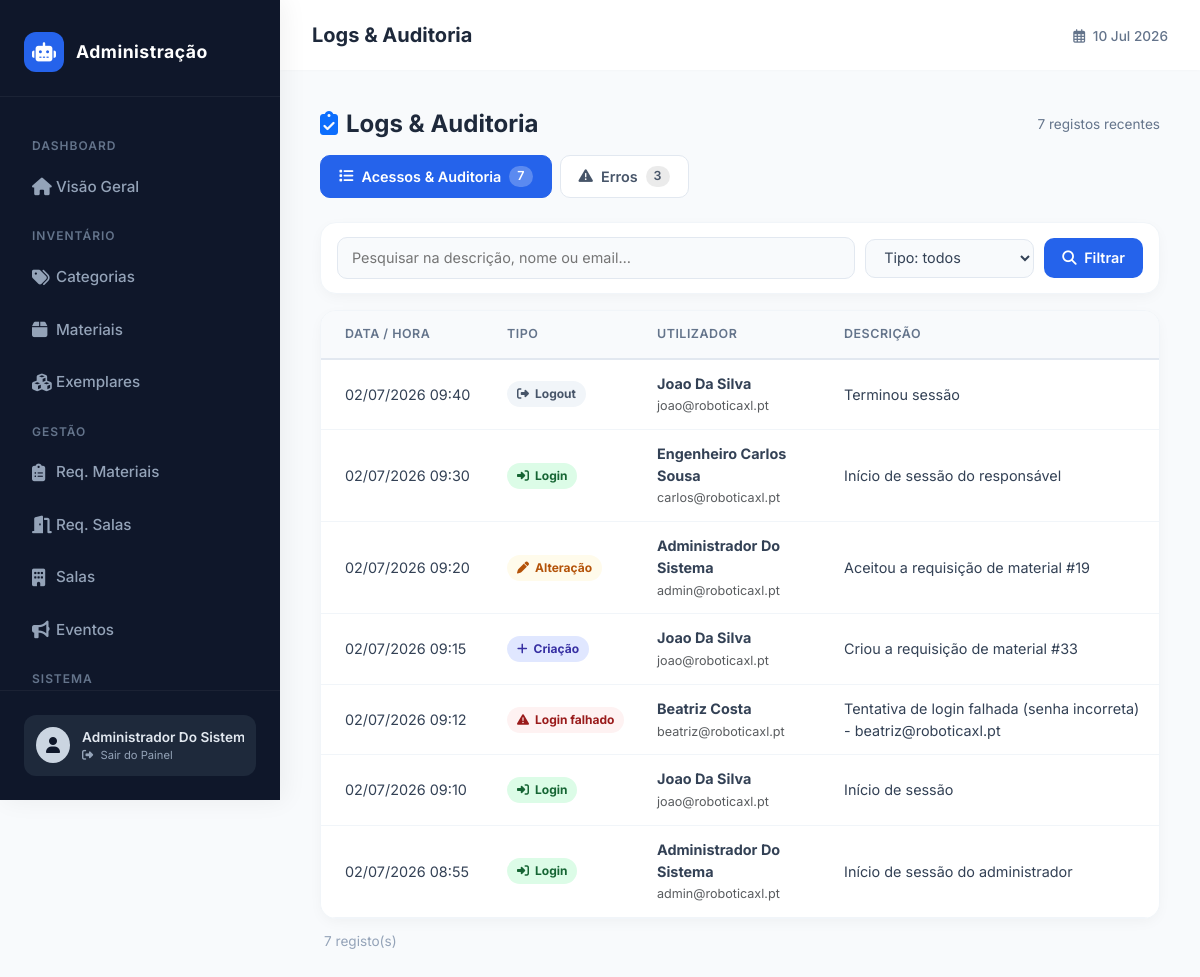
Screenshot of /public/admin/logs (signed in) with the database file from the repository.
### tables this page shows
CREATE TABLE IF NOT EXISTS `utilizador` (
  `id` INT NOT NULL AUTO_INCREMENT,
  `tipo` ENUM('ALUNO', 'PROFESSOR', 'ADMIN', 'RESPONSAVEL') NOT NULL,
  `nome` VARCHAR(100) NOT NULL,
  `email` VARCHAR(255) NOT NULL,
  `password_hash` VARCHAR(255) NOT NULL,
  `data_nascimento` DATE NOT NULL,
  `telefone` VARCHAR(20) NOT NULL,
  `linkedin` VARCHAR(255) NULL DEFAULT NULL,
  `turma` VARCHAR(10) NULL DEFAULT NULL,
  `foto` MEDIUMBLOB NULL DEFAULT NULL,
  `email_verificado` TINYINT(1) NOT NULL DEFAULT 0,
  `email_verificacao_token` VARCHAR(128) NULL DEFAULT NULL,
  `reset_token` VARCHAR(128) NULL DEFAULT NULL,
  `reset_expira` DATETIME NULL DEFAULT NULL,
  PRIMARY KEY (`id`),
  UNIQUE INDEX `email_UNIQUE` (`email` ASC));

CREATE TABLE IF NOT EXISTS `log_acesso` (
  `id` INT NOT NULL AUTO_INCREMENT,
  `id_utilizador` INT NULL DEFAULT NULL,
  `tipo` ENUM('LOGIN','LOGOUT','LOGIN_FALHADO','REGISTO','CRIACAO','ALTERACAO','ELIMINACAO','ACAO') NOT NULL DEFAULT 'ACAO',
  `descricao` VARCHAR(255) NOT NULL,
  `ip` VARCHAR(45) NULL DEFAULT NULL,
  `data_hora` DATETIME NOT NULL DEFAULT CURRENT_TIMESTAMP,
  PRIMARY KEY (`id`),
  INDEX `idx_logacesso_data` (`data_hora`),
  INDEX `idx_logacesso_util` (`id_utilizador`)
);

### app/core/Controller.php (called while the page is built, shortened)
<?php
class Controller
{
    protected function viewAdmin(string $view, array $data = [], string $breadcrumb = '', string $adminSection = '')
    {
        $data['admin_section'] = $adminSection;
        extract($data);
        $admin_breadcrumb = $breadcrumb;
        require __DIR__ . '/../views/layouts/admin.php';
    }
}

### app/controllers/AdminController.php (called while the page is built, shortened)
<?php
require_once __DIR__ . '/../core/Controller.php';
require_once __DIR__ . '/../core/Auth.php';
require_once __DIR__ . '/../models/Log.php';
class AdminController extends Controller
{
    public function logs()
    {
        $logModel = new Log();
        $todos = $logModel->acessos(2000);
        $filtrados = $this->aplicarFiltros($todos, ['descricao', 'utilizador_nome', 'utilizador_email'], ['tipo' => 'tipo']);
        $paginacao = $this->paginar($filtrados, 8);
        $this->viewAdmin('administracao/logs/index', [
            'acessos'    => $paginacao['itens'],
            'paginacao'  => $paginacao,
            'tiposLog'   => $this->opcoesDe($todos, 'tipo'),
            'totalErros' => $logModel->contarErros(),
        ], 'Logs & Auditoria', 'logs');
    }
}

### app/core/Router.php (called while the page is built, shortened)
<?php
class Router
{
    public function run()
    {
        $url = $_GET['url'] ?? 'home/index';
        $url = trim($url, '/');
        $parts = explode('/', $url);
        $method = $parts[1] ?? 'index';
        $params = array_slice($parts, 2);
        $controller = new $controllerName();
        call_user_func_array([$controller, $method], $params);
    }
}

### public/index.php (called while the page is built, shortened)
<?php
require_once __DIR__ . '/../app/core/Router.php';
$router = new Router();
$router->run();

### app/core/Auth.php (called while the page is built, shortened)
<?php
class Auth
{
    public static function user()
    {
        return $_SESSION['user'] ?? null;
    }
}

### app/config/database.php (called while the page is built, shortened)
<?php
class Database
{
    private static ?PDO $instance = null;
    public static function getInstance(): PDO
    {
        if (self::$instance === null) {
            $dsn = 'mysql:host=' . DB_HOST . ';port=' . DB_PORT . ';dbname=' . DB_NAME . ';charset=utf8mb4';
            $opcoes = [PDO::ATTR_ERRMODE => PDO::ERRMODE_EXCEPTION];
            try {
                self::$instance = new PDO($dsn, DB_USER, DB_PASS, $opcoes);
            } catch (PDOException $e) {
                die('Erro de ligação à BD: ' . $e->getMessage());
            }
        }
        return self::$instance;
    }
}

### app/models/Log.php (called while the page is built, shortened)
<?php
require_once __DIR__ . '/../core/Model.php';
class Log extends Model
{
    public function acessos(int $limite = 300): array
    {
        $limite = max(1, min(1000, $limite));
        $sql = "SELECT l.*, u.nome AS utilizador_nome, u.email AS utilizador_email
                FROM log_acesso l
                LEFT JOIN utilizador u ON u.id = l.id_utilizador
                ORDER BY l.data_hora DESC, l.id DESC
                LIMIT $limite";
        return $this->db->query($sql)->fetchAll(PDO::FETCH_ASSOC);
    }
}

### app/core/Model.php (called while the page is built, shortened)
<?php
require_once __DIR__ . '/../config/database.php';
class Model
{
    public function __construct()
    {
        $this->db = Database::getInstance();
    }
}

### app/views/administracao/logs/index.php (the view, shortened to what this page needs)
<?php
$acessos = $acessos ?? [];
$totalErros = $totalErros ?? 0;
function estiloLog($tipo) {
    switch ($tipo) {
        case 'LOGIN':         return ['#dcfce7', '#166534', 'fa-right-to-bracket', 'Login'];
        case 'LOGOUT':        return ['#f1f5f9', '#475569', 'fa-right-from-bracket', 'Logout'];
        case 'LOGIN_FALHADO': return ['#fef2f2', '#991b1b', 'fa-triangle-exclamation', 'Login falhado'];
        case 'CRIACAO':       return ['#e0e7ff', '#3730a3', 'fa-plus', 'Criação'];
        case 'ALTERACAO':     return ['#fffbeb', '#b45309', 'fa-pen', 'Alteração'];
    }
}
?>
<div class="d-flex justify-content-between align-items-center flex-wrap gap-3 mb-3">
    <h4 class="mb-0 fw-bold" style="color: #1e293b;"><i class="fas fa-clipboard-check text-primary me-2"></i>Logs &amp; Auditoria</h4>
    <span style="color:#64748b;font-size:0.85rem;"><?php echo count($acessos); ?> registos recentes</span>
</div>
<div class="log-tabs">
    <a class="log-tab active" href="<?php echo BASE_URL; ?>admin/logs"><i class="fas fa-list"></i> Acessos &amp; Auditoria <span class="cnt"><?php echo count($acessos); ?></span></a>
    <a class="log-tab" href="<?php echo BASE_URL; ?>admin/logsErros"><i class="fas fa-triangle-exclamation"></i> Erros <span class="cnt"><?php echo (int)$totalErros; ?></span></a>
</div>
<?php
include __DIR__ . '/../_filtros.php';
?>
<div class="clean-card">
    <div class="table-responsive">
        <table class="table table-borderless table-clean mb-0">
            <thead>
                <tr>
                    <th style="width: 170px;" class="ps-4">Data / Hora</th>
                    <th style="width: 150px;">Tipo</th>
                    <th>Utilizador</th>
                    <th>Descrição</th>
                </tr>
            </thead>
            <tbody>
                <?php if (empty($acessos)): ?>
                    <tr><td colspan="4"><div class="text-center py-5" style="color:#94a3b8;"><i class="fas fa-inbox mb-3" style="font-size:3rem;opacity:0.5;"></i><h5>Sem registos de acesso.</h5></div></td></tr>
                <?php else: foreach ($acessos as $l):
                    [$bg, $cor, $icon, $lbl] = estiloLog($l['tipo'] ?? '');
                ?>
                    <tr>
                        <td class="ps-4"><?php echo date('d/m/Y H:i', strtotime($l['data_hora'] ?? 'now')); ?></td>
                        <td><span class="log-badge" style="background: <?php echo $bg; ?>; color: <?php echo $cor; ?>;"><i class="fas <?php echo $icon; ?>"></i> <?php echo $lbl; ?></span></td>
                        <td>
                            <?php if (!empty($l['utilizador_nome'])): ?>
                                <strong><?php echo htmlspecialchars($l['utilizador_nome']); ?></strong><br>
                                <small class="text-muted"><?php echo htmlspecialchars($l['utilizador_email'] ?? ''); ?></small>
                            <?php else: ?>
                                <span class="text-muted">—</span>
                            <?php endif; ?>
                        </td>
                        <td><?php echo htmlspecialchars($l['descricao'] ?? ''); ?></td>
                    </tr>
                <?php endforeach; endif; ?>
            </tbody>
        </table>
    </div>
</div>
<?php
include __DIR__ . '/../_paginacao.php';
?>

### app/views/layouts/admin.php (shortened to what this page needs)
<?php
require_once __DIR__ . '/../../core/Auth.php';
$currentUser = Auth::user();
$admin_breadcrumb = $admin_breadcrumb ?? 'Visão Geral';
$sec = $admin_section ?? '';
?>
<!DOCTYPE html>
<html lang="pt">
<head>
    <link href="https://cdn.jsdelivr.net/npm/bootstrap@5.3.0/dist/css/bootstrap.min.css" rel="stylesheet">
    <link rel="stylesheet" href="https://cdnjs.cloudflare.com/ajax/libs/font-awesome/6.4.0/css/all.min.css">
</head>
<body>
<div class="wrapper">
    <nav id="sidebar">
        <div class="sidebar-header">
            <div class="sidebar-logo-icon"><i class="fas fa-robot"></i></div>
            <div class="sidebar-brand-text">Administração</div>
        </div>
        <div class="sidebar-menu">
            <div class="menu-category">Dashboard</div>
            <ul>
                <li class="<?php echo $sec === 'inicio' ? 'active' : ''; ?>"><a href="<?php echo BASE_URL; ?>admin/index"><i class="fas fa-home"></i> Visão Geral</a></li>
            </ul>
            <div class="menu-category">Inventário</div>
            <ul>
                <li class="<?php echo $sec === 'categorias' ? 'active' : ''; ?>"><a href="<?php echo BASE_URL; ?>admin/categorias"><i class="fas fa-tags"></i> Categorias</a></li>
                <li class="<?php echo $sec === 'materiais' ? 'active' : ''; ?>"><a href="<?php echo BASE_URL; ?>admin/materiais"><i class="fas fa-box"></i> Materiais</a></li>
                <li class="<?php echo $sec === 'exemplares' ? 'active' : ''; ?>"><a href="<?php echo BASE_URL; ?>admin/exemplares"><i class="fas fa-cubes"></i> Exemplares</a></li>
            </ul>
            <div class="menu-category">Gestão</div>
            <ul>
                <li class="<?php echo $sec === 'req_materiais' ? 'active' : ''; ?>"><a href="<?php echo BASE_URL; ?>admin/requisicoesMateriais"><i class="fas fa-clipboard-list"></i> Req. Materiais</a></li>
                <li class="<?php echo $sec === 'req_salas' ? 'active' : ''; ?>"><a href="<?php echo BASE_URL; ?>admin/requisicoesSalas"><i class="fas fa-door-open"></i> Req. Salas</a></li>
                <li class="<?php echo $sec === 'salas' ? 'active' : ''; ?>"><a href="<?php echo BASE_URL; ?>admin/salas"><i class="fas fa-building"></i> Salas</a></li>
                <li class="<?php echo $sec === 'eventos' ? 'active' : ''; ?>"><a href="<?php echo BASE_URL; ?>admin/eventos"><i class="fas fa-bullhorn"></i> Eventos</a></li>
            </ul>
            <div class="menu-category">Sistema</div>
        </div>
        <div class="sidebar-footer">
            <a href="<?php echo BASE_URL; ?>dashboard/index" class="user-info-card" title="Voltar ao site">
                <div class="user-avatar"><i class="fas fa-user"></i></div>
                <div style="overflow: hidden;">
                    <div style="font-size: 0.85rem; font-weight: 600; white-space: nowrap; text-overflow: ellipsis;"><?= htmlspecialchars($currentUser['nome'] ?? 'Administrador') ?></div>
                    <div style="font-size: 0.7rem; color: #94a3b8;"><i class="fas fa-sign-out-alt me-1"></i> Sair do Painel</div>
                </div>
            </a>
        </div>
    </nav>
    <div id="content">
        <div class="top-navbar">
            <div class="d-flex align-items-center">
                <h5 class="mb-0 fw-bold" style="color: #1e293b;"><?= htmlspecialchars($admin_breadcrumb) ?></h5>
            </div>
            <div>
                <span style="font-size: 0.85rem; color: #64748b; font-weight: 500;"><i class="far fa-calendar-alt me-1"></i> <?= date('d M Y') ?></span>
            </div>
        </div>
        <div class="main-container">
            <?php require $content_view; ?>
        </div>
    </div>
</div>
</body>
</html>

### app/views/layouts/admin.php (style rules this page uses)
:root { --sidebar-bg: #0f172a; --sidebar-hover: #1e293b; --accent-color: #2563eb; --main-bg: #f8fafc; }
body { background-color: var(--main-bg); font-family: 'Inter', sans-serif; color: #334155; margin: 0; overflow-x: hidden; }
.wrapper { display: flex; width: 100%; min-height: 100vh; }
#sidebar { min-width: 280px; max-width: 280px; background: var(--sidebar-bg); color: #e2e8f0; transition: all 0.3s cubic-bezier(0.4, 0, 0.2, 1); box-shadow: 4px 0 24px rgba(0,0,0,0.06); z-index: 1000; display: flex; flex-direction: column; position: sticky; top: 0; height: 100vh; }
.sidebar-header { padding: 2rem 1.5rem 1.5rem 1.5rem; display: flex; align-items: center; gap: 12px; border-bottom: 1px solid rgba(255,255,255,0.05); }
.sidebar-logo-icon { width: 40px; height: 40px; background: var(--accent-color); border-radius: 12px; display: flex; align-items: center; justify-content: center; font-size: 1.2rem; color: white; }
.sidebar-brand-text { font-weight: 700; font-size: 1.1rem; letter-spacing: 0.5px; color: #fff; }
.sidebar-menu { padding: 1.5rem 1rem; flex-grow: 1; overflow-y: auto; }
.menu-category { font-size: 0.75rem; text-transform: uppercase; letter-spacing: 1px; color: #64748b; margin: 1rem 0 0.5rem 1rem; font-weight: 600; }
#sidebar ul { list-style: none; padding: 0; margin: 0; }
#sidebar ul li a { padding: 0.8rem 1rem; margin-bottom: 0.25rem; display: flex; align-items: center; color: #94a3b8; text-decoration: none; border-radius: 12px; transition: all 0.2s ease; font-size: 0.95rem; font-weight: 500; }
#sidebar ul li a i { width: 24px; font-size: 1.1rem; transition: transform 0.2s; }
.sidebar-footer { padding: 1.5rem; border-top: 1px solid rgba(255,255,255,0.05); }
.user-info-card { background: var(--sidebar-hover); padding: 12px; border-radius: 12px; display: flex; align-items: center; gap: 12px; text-decoration: none; color: #e2e8f0; transition: 0.2s; }
.user-avatar { width: 36px; height: 36px; border-radius: 50%; background: #cbd5e1; color: var(--sidebar-bg); display: flex; align-items: center; justify-content: center; font-weight: bold; }
#content { width: 100%; display: flex; flex-direction: column; overflow-x: hidden; }
.top-navbar { background: #fff; height: 70px; padding: 0 2rem; display: flex; align-items: center; justify-content: space-between; box-shadow: 0 1px 3px rgba(0,0,0,0.02); z-index: 10; }
.main-container { padding: 2.5rem; flex-grow: 1; max-width: 1400px; margin: 0 auto; width: 100%; }

### app/views/administracao/logs/index.php (style rules this page uses)
.clean-card { background: #fff; border: 1px solid #f1f5f9; border-radius: 16px; box-shadow: 0 4px 15px -3px rgba(0,0,0,0.05); overflow: hidden; }
.log-tabs { display: flex; gap: 8px; margin-bottom: 24px; flex-wrap: wrap; }
.log-tab { padding: 10px 18px; border-radius: 10px; font-weight: 600; font-size: 0.9rem; text-decoration: none; border: 1px solid #e2e8f0; color: #475569; background: #fff; display: inline-flex; align-items: center; gap: 8px; }
.log-tab.active { background: #2563eb; color: #fff; border-color: #2563eb; }
.log-tab .cnt { background: rgba(0,0,0,0.08); padding: 1px 8px; border-radius: 20px; font-size: 0.78rem; }
.log-tab.active .cnt { background: rgba(255,255,255,0.25); }
.table-clean th { background: #f8fafc; font-size: 0.78rem; text-transform: uppercase; letter-spacing: 0.5px; color: #64748b; font-weight: 600; padding: 14px 16px; border-bottom: 2px solid #e2e8f0; }
.table-clean td { padding: 13px 16px; vertical-align: middle; border-bottom: 1px solid #f1f5f9; color: #334155; font-size: 0.9rem; }
.log-badge { padding: 4px 10px; border-radius: 20px; font-size: 0.75rem; font-weight: 700; display: inline-flex; align-items: center; gap: 6px; }

### rows the page displays
utilizador: nome "Administrador Do…"
log_acesso: data_hora "02/07/2026 09:40", lbl "Logout", id_utilizador.nome "Joao Da Silva", id_utilizador.email "joao@roboticaxl.pt", descricao "Terminou sessão"
log_acesso: data_hora "02/07/2026 09:30", lbl "Login", id_utilizador.nome "Engenheiro Carlos Sousa", id_utilizador.email "carlos@roboticaxl.pt", descricao "Início de sessão do responsável"
log_acesso: data_hora "02/07/2026 09:20", lbl "Alteração", id_utilizador.nome "Administrador Do Sistema", id_utilizador.email "admin@roboticaxl.pt", descricao "Aceitou a requisição de material #19"
log_acesso: data_hora "02/07/2026 09:15", lbl "Criação", id_utilizador.nome "Joao Da Silva", id_utilizador.email "joao@roboticaxl.pt", descricao "Criou a requisição de material #33"
log_acesso: data_hora "02/07/2026 09:12", lbl "Login falhado", id_utilizador.nome "Beatriz Costa", id_utilizador.email "beatriz@roboticaxl.pt", descricao "Tentativa de login falhada (senha incorreta) - beatriz@roboticaxl.pt"
log_acesso: data_hora "02/07/2026 09:10", lbl "Login", id_utilizador.nome "Joao Da Silva", id_utilizador.email "joao@roboticaxl.pt", descricao "Início de sessão"
log_acesso: data_hora "02/07/2026 08:55", lbl "Login", id_utilizador.nome "Administrador Do Sistema", id_utilizador.email "admin@roboticaxl.pt", descricao "Início de sessão do administrador"

### other values shown
$admin_breadcrumb "Logs & Auditoria"
count($acessos) "7"
$totalErros "3"
$paginacao['total'] "7"
form field tipo "Tipo: todos"
